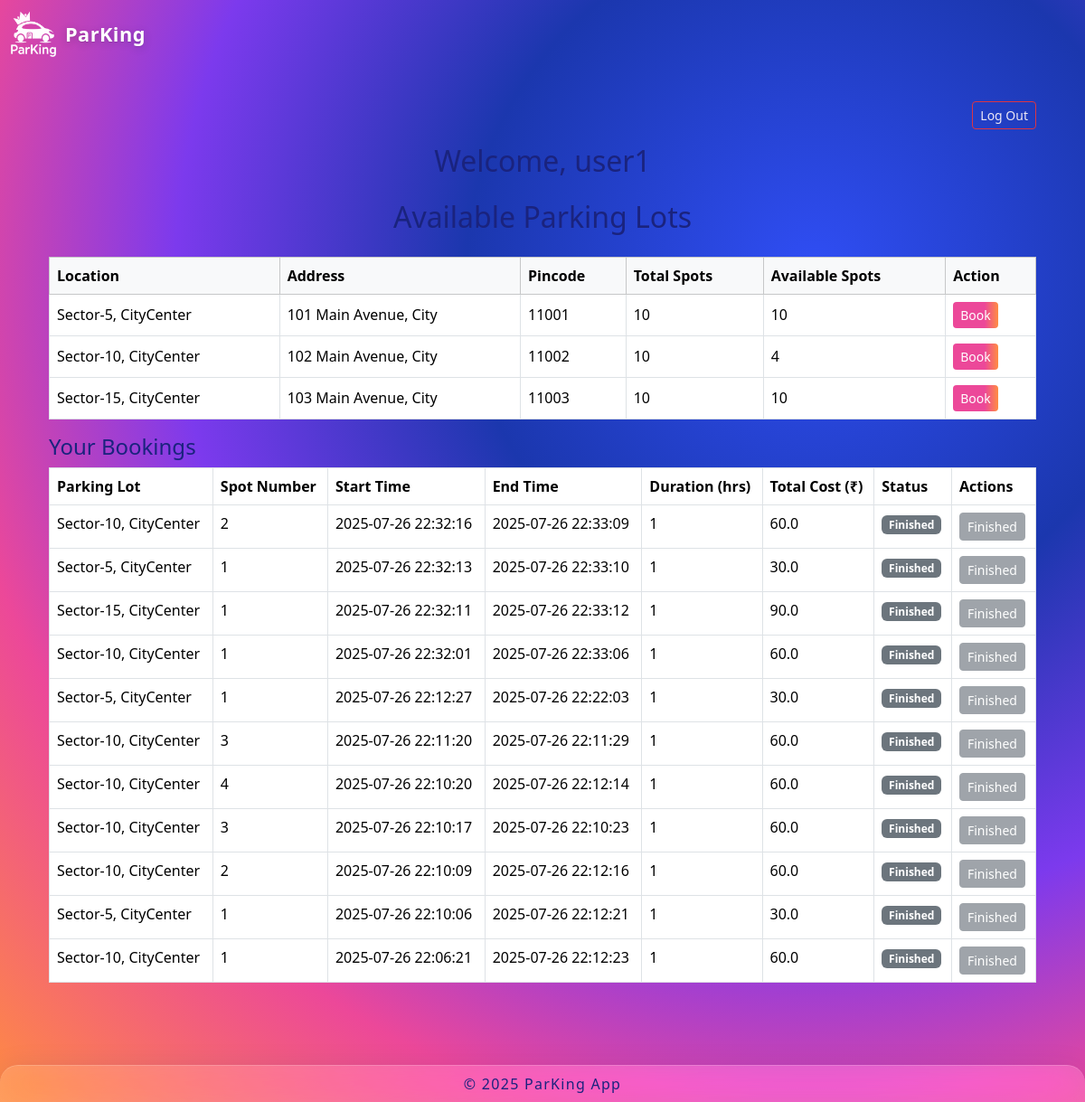
/user_dashboard (signed in), run on the app's committed database.
### controllers/database.py (models this page shows)
class User(db.Model):
    id = db.Column(db.Integer, primary_key=True)
    username = db.Column(db.String(80), unique=True, nullable=False)
    password = db.Column(db.String(120), nullable=False)
    current_booking_id = db.Column(db.Integer, nullable=False, default=0)

class ParkingLot(db.Model):
    id = db.Column(db.Integer, primary_key=True)        # Primary key column is `id`
    location = db.Column(db.String(120), nullable=False)
    prices = db.Column(db.Float, nullable=False)
    address = db.Column(db.String(200), nullable=False)
    pincode = db.Column(db.String(10), nullable=False)
    max_spots = db.Column(db.Integer, nullable=False)
    spots = db.relationship('ParkingSpot', backref='parking_lot', lazy=True)

class ParkingSpot(db.Model):
    id = db.Column(db.Integer, primary_key=True)        # Primary key column is `id`
    lot_id = db.Column(db.Integer, db.ForeignKey('parking_lot.id'), nullable=False)
    spot_number = db.Column(db.Integer, nullable=False) # Add spot_number field (should exist)
    status = db.Column(db.String(1), nullable=False, default='A')
    reservations = db.relationship('Reservation', backref='spot', lazy=True)

class Reservation(db.Model):
    id = db.Column(db.Integer, primary_key=True)
    user_id = db.Column(db.Integer, db.ForeignKey('user.id'), nullable=False)
    spot_id = db.Column(db.Integer, db.ForeignKey('parking_spot.id'), nullable=False)
    start_time = db.Column(db.DateTime, default=datetime.utcnow, nullable=False)
    end_time = db.Column(db.DateTime, nullable=True)
    cost = db.Column(db.Float, nullable=False)
    user = db.relationship('User', backref='reservations', lazy=True)

### app.py (the view)
@app.route('/user_dashboard')
def user_dashboard():
    user_id = session.get('user_id')
    if not user_id:
        flash("Please log in to view the dashboard.", "danger")
        return redirect(url_for("login"))
    user = User.query.get(user_id)
    lots = ParkingLot.query.all()
    bookings = Reservation.query.filter_by(user_id=user_id).order_by(Reservation.start_time.desc()).all()
    bookings_data = []
    now = datetime.utcnow()
    for booking in bookings:
        start = booking.start_time
        end = booking.end_time or now  # If booking still active, calculate till now
        duration_seconds = (end - start).total_seconds()
        duration_hours = max(1, ceil(duration_seconds / 3600))  # Minimum 1 hour charge
        total_cost = duration_hours * booking.cost  # Assuming booking.cost is hourly rate
        bookings_data.append({
            'booking': booking,
            'duration_hours': duration_hours,
            'total_cost': total_cost,
        })
    return render_template(
        "user_dashboard.html",
        user=user,
        lots=lots,
        bookings=bookings_data,  # pass the prepared data list
        now=now
    )

### templates/user_dashboard.html (shortened to what this page needs)
{% extends "layout.html" %}
{% block content %}
<div class="container py-4">
  <div class="d-flex justify-content-end mb-3">
    <a href="{{ url_for('logout') }}" class="btn btn-outline-danger btn-sm">Log Out</a>
  </div>
  <h2 class="text-center mb-4">Welcome, {{ user.username }}</h2>
  <h2 class="text-center mb-4">Available Parking Lots</h2>
  <table class="table table-bordered table-hover align-middle">
    <thead class="table-light">
      <tr>
        <th>Location</th>
        <th>Address</th>
        <th>Pincode</th>
        <th>Total Spots</th>
        <th>Available Spots</th>
        <th>Action</th>
      </tr>
    </thead>
    <tbody>
      {% for lot in lots %}
      <tr>
        <td>{{ lot.location }}</td>
        <td>{{ lot.address }}</td>
        <td>{{ lot.pincode }}</td>
        <td>{{ lot.spots|length }}</td>
        <td>{{ lot.spots|selectattr('status','equalto','A')|list|length }}</td>
        <td>
          {% if lot.spots|selectattr('status','equalto','A')|list|length > 0 %}
            <a href="{{ url_for('book_lot', lot_id=lot.id) }}" class="btn btn-primary btn-sm">Book</a>
          {% else %}
            <button class="btn btn-secondary btn-sm" disabled>Full</button>
          {% endif %}
        </td>
      </tr>
      {% endfor %}
    </tbody>
  </table>
  <h4>Your Bookings</h4>
  {% if bookings %}
    <table class="table table-bordered mb-4">
      <thead>
        <tr>
          <th>Parking Lot</th>
          <th>Spot Number</th>
          <th>Start Time</th>
          <th>End Time</th>
           <th>Duration (hrs)</th>
          <th>Total Cost (₹)</th>
          <th>Status</th>
          <th>Actions</th>
        </tr>
      </thead>
      <tbody>
      {% for item in bookings %}
        {% set booking = item.booking %}
        <tr>
          <td>{{ booking.spot.parking_lot.location }}</td>
          <td>{{ booking.spot.spot_number }}</td>
          <td>{{ booking.start_time.strftime("%Y-%m-%d %H:%M:%S") }}</td>
          <td>
            {% if booking.end_time %}
              {{ booking.end_time.strftime("%Y-%m-%d %H:%M:%S") }}
            {% else %}
              <em>Active</em>
            {% endif %}
          </td>
          <td>{{ item.duration_hours }}</td>
          <td>{{ item.total_cost }}</td>
          <td>
            {% if booking.end_time is none %}
              <span class="badge bg-success">Active</span>
            {% else %}
              <span class="badge bg-secondary">Finished</span>
            {% endif %}
          </td>
          <td>
            {% if booking.end_time is none %}
              <form action="{{ url_for('finish_parking', booking_id=booking.id) }}" method="post" style="display:inline;" onsubmit="return confirm('Finish parking and release spot?');">
                <button type="submit" class="btn btn-danger btn-sm">Finish</button>
              </form>
            {% else %}
              <button class="btn btn-secondary btn-sm" disabled>Finished</button>
            {% endif %}
          </td>
        </tr>
      {% endfor %}
      </tbody>
    </table>
  {% else %}
    <div class="alert alert-secondary text-center">
      You have no bookings yet.
    </div>
  {% endif %}
</div>
{% endblock %}

### static/css/style.css (style rules this page uses)
body { background: radial-gradient( circle at 75% 25%, #304ef5 0%, #1b37ae 30%, #7C3AED 55%, #EC4899 75%, #FF8C42 100% ), #0a1036; color: #1A237E; font-family: 'Segoe UI', 'Roboto', Arial, sans-serif; min-height: 100vh; padding-top: 64px; padding-bottom: 60px; }
.btn-primary { background: linear-gradient(90deg, #EC4899 70%, #FF8C42 100%); border: none; color: #fff; }
a, .btn-link { color: #EDE7F6 !important; }
.btn.btn-primary { color: #fff !important; }

### data on the page
User: username "user1"
ParkingLot: location "Sector-5, CityCenter", address "101 Main Avenue, City", pincode "11001", spots|length "10", spots|selectattr "10", spot.parking_lot.location "Sector-5, CityCenter" "Sector-5, CityCenter" "Sector-5, CityCenter"
ParkingLot: location "Sector-10, CityCenter", address "102 Main Avenue, City", pincode "11002", spots|length "10", spots|selectattr "4", spot.parking_lot.location "Sector-10, CityCenter" "Sector-10, CityCenter" "Sector-10, CityCenter" "Sector-10, CityCenter" "Sector-10, CityCenter" "Sector-10, CityCenter" "Sector-10, CityCenter"
ParkingLot: location "Sector-15, CityCenter", address "103 Main Avenue, City", pincode "11003", spots|length "10", spots|selectattr "10", spot.parking_lot.location "Sector-15, CityCenter"
ParkingSpot: spot.spot_number "2" "2"
Reservation: start_time "2025-07-26 22:32:16", end_time "2025-07-26 22:33:09"
ParkingSpot: spot.spot_number "1" "1" "1"
Reservation: start_time "2025-07-26 22:32:13", end_time "2025-07-26 22:33:10"
ParkingSpot: spot.spot_number "1"
Reservation: start_time "2025-07-26 22:32:11", end_time "2025-07-26 22:33:12"
ParkingSpot: spot.spot_number "1" "1"
Reservation: start_time "2025-07-26 22:32:01", end_time "2025-07-26 22:33:06"
Reservation: start_time "2025-07-26 22:12:27", end_time "2025-07-26 22:22:03"
ParkingSpot: spot.spot_number "3" "3"
Reservation: start_time "2025-07-26 22:11:20", end_time "2025-07-26 22:11:29"
ParkingSpot: spot.spot_number "4"
Reservation: start_time "2025-07-26 22:10:20", end_time "2025-07-26 22:12:14"
Reservation: start_time "2025-07-26 22:10:17", end_time "2025-07-26 22:10:23"
Reservation: start_time "2025-07-26 22:10:09", end_time "2025-07-26 22:12:16"
Reservation: start_time "2025-07-26 22:10:06", end_time "2025-07-26 22:12:21"
Reservation: start_time "2025-07-26 22:06:21", end_time "2025-07-26 22:12:23"

### other printed values
{{ item.duration_hours }} "1" "1" "1" "1" "1" "1" "1" "1" "1" "1" "1"
{{ item.total_cost }} "60.0" "30.0" "90.0" "60.0" "30.0" "60.0" "60.0" "60.0" "60.0" "30.0" "60.0"
